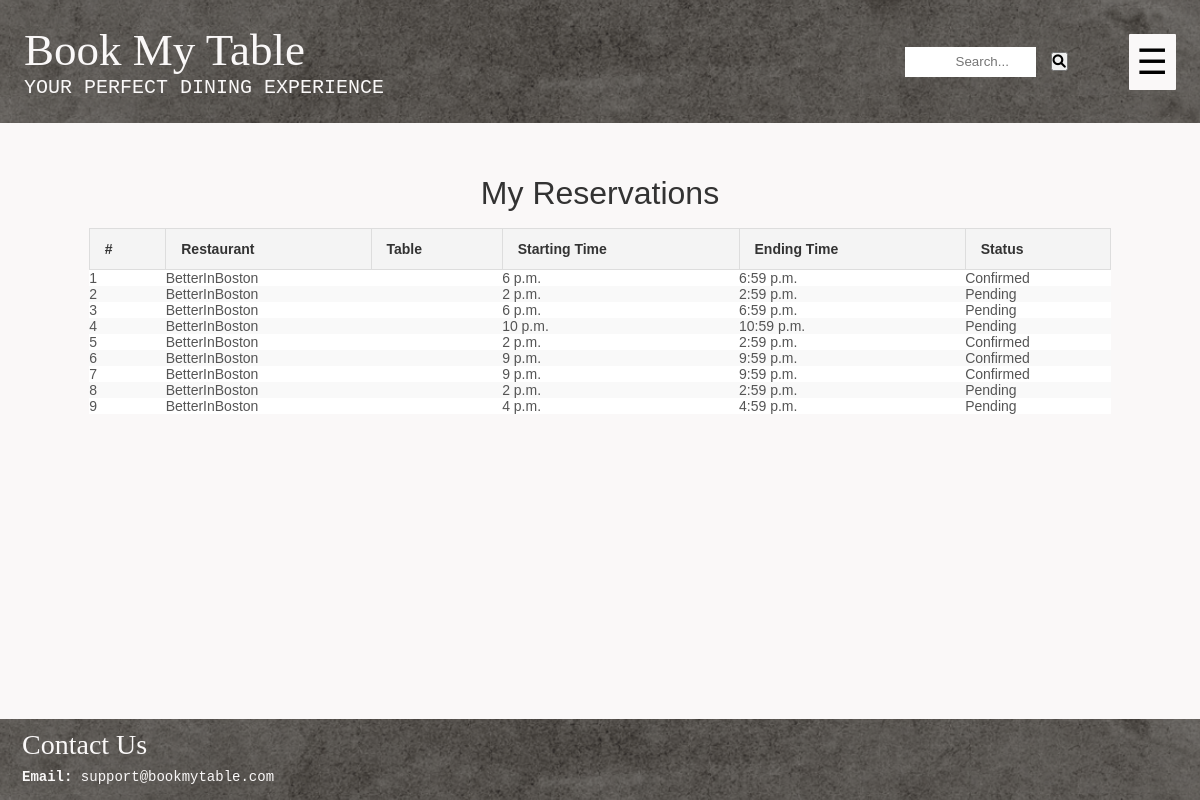
The app's page /my-reservations/ (signed in) with its own data.
### reservation/models.py (models this page shows, shortened)
class Reservation(models.Model):
    customer = models.ForeignKey(
        settings.AUTH_USER_MODEL,
        on_delete=models.CASCADE,
        limit_choices_to={'is_customer': True},  # Ensure only customers can be linked
        related_name="reservations"
    )
    restaurant = models.ForeignKey(
        Restaurant,  # Reference to the restaurant
        on_delete=models.CASCADE,
        related_name="reservations"
    )
    table = models.ForeignKey(
        Table,  # Reference to the selected table
        on_delete=models.CASCADE,
        related_name="reservations",
        default=1
    )
    starting_time = models.TimeField()
    ending_time = models.TimeField()
    reservation_status = models.CharField(max_length=20, default='Pending')

### restaurant/models.py (models this page shows, shortened)
class Restaurant(models.Model):
    R_ID = models.AutoField(primary_key=True)
    R_Name = models.CharField(max_length=100)
    owner = models.OneToOneField('users.Owner', on_delete=models.CASCADE, related_name='restaurant')
    R_EmailAddress = models.EmailField(unique=True)
    R_ContactNumber = models.CharField(unique = True, max_length=15)
    R_Address = models.TextField() # this will allow for multiple addresses too
    R_Description = models.TextField(blank=True, null=True) #can be left blank, will store NULL if no value exists
    R_CuisineTypes = models.CharField(max_length=100)
    R_ReservationCost = models.DecimalField(max_digits=10, decimal_places=2)
    R_OpenHours = models.CharField(max_length=100) # e.g "Mon-Fri: 9:00AM - 8PM"
    Rating = models.DecimalField(decimal_places=2, default=0.0, max_digits=100)
    NetRevenue = models.DecimalField(max_digits=15, decimal_places=2, default=0.0)

### users/views.py (the view)
# urls.py: path('my-reservations/', views.my_reservations, name='my_reservations'),
@login_required
def my_reservations(request):
    user = request.user
    if user.is_customer:
        reservations = Reservation.objects.filter(customer=user)
    elif user.is_owner:
        reservations = Reservation.objects.filter(restaurant__owner=user)
    else:
        reservations = []
    return render(request, 'users/my_reservations.html', {'reservations': reservations})

### users/templates/users/my_reservations.html (shortened to what this page needs)
{% extends 'layout.html' %}
{% block content %}
<div class="myreservations_table-container">
    <h2 class="card-header text-center">My Reservations</h2>
    {% if reservations %}
        <table class="myreservations_table">
            <thead>
                <tr>
                    <th>#</th>
                    <th>Restaurant</th>
                    <th>Table</th>
                    <th>Starting Time</th>
                    <th>Ending Time</th>
                    <th>Status</th>
                </tr>
            </thead>
            <tbody>
                {% for reservation in reservations %}
                <tr>
                    <td>{{ forloop.counter }}</td>
                    <td>{{ reservation.restaurant.R_Name }}</td>
                    <td>{{ reservation.table.table_number }}</td>
                    <td>{{ reservation.starting_time }}</td>
                    <td>{{ reservation.ending_time }}</td>
                    <td>{{ reservation.reservation_status }}</td>
                </tr>
                {% endfor %}
            </tbody>
        </table>
    {% else %}
        <p>No reservations found.</p>
    {% endif %}
</div>
{% endblock %}

### static/style.css (style rules this page uses)
.myreservations_table-container { margin: 20px auto; max-width: 90%; overflow-x: auto; }
.myreservations_table { width: 100%; border-collapse: collapse; font-family: Arial, sans-serif; font-size: 14px; text-align: left; }
.myreservations_table th, .table td { padding: 12px 15px; border: 1px solid #ddd; }
.myreservations_table th { background-color: #f4f4f4; color: #333; font-weight: bold; }
.myreservations_table tr:nth-child(even) { background-color: #f9f9f9; }
.myreservations_table tr:nth-child(odd) { background-color: #fff; }
.myreservations_table td { color: #555; }
* { margin: 0; padding: 0; box-sizing: border-box; }
html, body { height: 100%; margin: 0; }
body { font-family: Arial, sans-serif; background-color: #faf8f8; color: #333; display: flex; flex-direction: column; }
.text-center { text-align: center; }
.card-header { font-size: 2rem; font-weight: lighter; margin-bottom: 1rem; }

### records on screen
Reservation: restaurant.R_Name "BetterInBoston", starting_time "6 p.m.", ending_time "6:59 p.m.", reservation_status "Confirmed"
Reservation: restaurant.R_Name "BetterInBoston", starting_time "2 p.m.", ending_time "2:59 p.m.", reservation_status "Pending"
Reservation: restaurant.R_Name "BetterInBoston", starting_time "6 p.m.", ending_time "6:59 p.m.", reservation_status "Pending"
Reservation: restaurant.R_Name "BetterInBoston", starting_time "10 p.m.", ending_time "10:59 p.m.", reservation_status "Pending"
Reservation: restaurant.R_Name "BetterInBoston", starting_time "2 p.m.", ending_time "2:59 p.m.", reservation_status "Confirmed"
Reservation: restaurant.R_Name "BetterInBoston", starting_time "9 p.m.", ending_time "9:59 p.m.", reservation_status "Confirmed"
Reservation: restaurant.R_Name "BetterInBoston", starting_time "9 p.m.", ending_time "9:59 p.m.", reservation_status "Confirmed"
Reservation: restaurant.R_Name "BetterInBoston", starting_time "2 p.m.", ending_time "2:59 p.m.", reservation_status "Pending"
Reservation: restaurant.R_Name "BetterInBoston", starting_time "4 p.m.", ending_time "4:59 p.m.", reservation_status "Pending"
